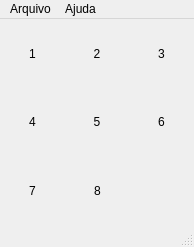
<?xml version="1.0" encoding="UTF-8"?>
<ui version="4.0">
 <class>Puzzle15</class>
 <widget class="QMainWindow" name="Puzzle15">
  <property name="geometry">
   <rect>
    <x>0</x>
    <y>0</y>
    <width>194</width>
    <height>247</height>
   </rect>
  </property>
  <property name="windowTitle">
   <string>Puzzle15</string>
  </property>
  <widget class="QWidget" name="centralWidget">
   <layout class="QVBoxLayout" name="verticalLayout">
    <property name="spacing">
     <number>0</number>
    </property>
    <property name="leftMargin">
     <number>0</number>
    </property>
    <property name="topMargin">
     <number>0</number>
    </property>
    <property name="rightMargin">
     <number>0</number>
    </property>
    <property name="bottomMargin">
     <number>0</number>
    </property>
    <item>
     <layout class="QHBoxLayout" name="line1">
      <property name="spacing">
       <number>0</number>
      </property>
      <item>
       <widget class="QPushButton" name="tile1">
        <property name="sizePolicy">
         <sizepolicy hsizetype="Expanding" vsizetype="Expanding">
          <horstretch>0</horstretch>
          <verstretch>0</verstretch>
         </sizepolicy>
        </property>
        <property name="minimumSize">
         <size>
          <width>64</width>
          <height>64</height>
         </size>
        </property>
        <property name="text">
         <string>1</string>
        </property>
        <property name="flat">
         <bool>true</bool>
        </property>
       </widget>
      </item>
      <item>
       <widget class="QPushButton" name="tile2">
        <property name="sizePolicy">
         <sizepolicy hsizetype="Expanding" vsizetype="Expanding">
          <horstretch>0</horstretch>
          <verstretch>0</verstretch>
         </sizepolicy>
        </property>
        <property name="minimumSize">
         <size>
          <width>64</width>
          <height>64</height>
         </size>
        </property>
        <property name="text">
         <string>2</string>
        </property>
        <property name="flat">
         <bool>true</bool>
        </property>
       </widget>
      </item>
      <item>
       <widget class="QPushButton" name="tile3">
        <property name="sizePolicy">
         <sizepolicy hsizetype="Expanding" vsizetype="Expanding">
          <horstretch>0</horstretch>
          <verstretch>0</verstretch>
         </sizepolicy>
        </property>
        <property name="minimumSize">
         <size>
          <width>64</width>
          <height>64</height>
         </size>
        </property>
        <property name="text">
         <string>3</string>
        </property>
        <property name="flat">
         <bool>true</bool>
        </property>
       </widget>
      </item>
     </layout>
    </item>
    <item>
     <layout class="QHBoxLayout" name="line2">
      <property name="spacing">
       <number>0</number>
      </property>
      <item>
       <widget class="QPushButton" name="tile4">
        <property name="sizePolicy">
         <sizepolicy hsizetype="Expanding" vsizetype="Expanding">
          <horstretch>0</horstretch>
          <verstretch>0</verstretch>
         </sizepolicy>
        </property>
        <property name="minimumSize">
         <size>
          <width>64</width>
          <height>64</height>
         </size>
        </property>
        <property name="text">
         <string>4</string>
        </property>
        <property name="flat">
         <bool>true</bool>
        </property>
       </widget>
      </item>
      <item>
       <widget class="QPushButton" name="tile5">
        <property name="sizePolicy">
         <sizepolicy hsizetype="Expanding" vsizetype="Expanding">
          <horstretch>0</horstretch>
          <verstretch>0</verstretch>
         </sizepolicy>
        </property>
        <property name="minimumSize">
         <size>
          <width>64</width>
          <height>64</height>
         </size>
        </property>
        <property name="text">
         <string>5</string>
        </property>
        <property name="flat">
         <bool>true</bool>
        </property>
       </widget>
      </item>
      <item>
       <widget class="QPushButton" name="tile6">
        <property name="sizePolicy">
         <sizepolicy hsizetype="Expanding" vsizetype="Expanding">
          <horstretch>0</horstretch>
          <verstretch>0</verstretch>
         </sizepolicy>
        </property>
        <property name="minimumSize">
         <size>
          <width>64</width>
          <height>64</height>
         </size>
        </property>
        <property name="text">
         <string>6</string>
        </property>
        <property name="flat">
         <bool>true</bool>
        </property>
       </widget>
      </item>
     </layout>
    </item>
    <item>
     <layout class="QHBoxLayout" name="line3">
      <property name="spacing">
       <number>0</number>
      </property>
      <item>
       <widget class="QPushButton" name="tile7">
        <property name="sizePolicy">
         <sizepolicy hsizetype="Expanding" vsizetype="Expanding">
          <horstretch>0</horstretch>
          <verstretch>0</verstretch>
         </sizepolicy>
        </property>
        <property name="minimumSize">
         <size>
          <width>64</width>
          <height>64</height>
         </size>
        </property>
        <property name="text">
         <string>7</string>
        </property>
        <property name="flat">
         <bool>true</bool>
        </property>
       </widget>
      </item>
      <item>
       <widget class="QPushButton" name="tile8">
        <property name="sizePolicy">
         <sizepolicy hsizetype="Expanding" vsizetype="Expanding">
          <horstretch>0</horstretch>
          <verstretch>0</verstretch>
         </sizepolicy>
        </property>
        <property name="minimumSize">
         <size>
          <width>64</width>
          <height>64</height>
         </size>
        </property>
        <property name="text">
         <string>8</string>
        </property>
        <property name="flat">
         <bool>true</bool>
        </property>
       </widget>
      </item>
      <item>
       <widget class="QPushButton" name="tile9">
        <property name="enabled">
         <bool>false</bool>
        </property>
        <property name="sizePolicy">
         <sizepolicy hsizetype="Expanding" vsizetype="Expanding">
          <horstretch>0</horstretch>
          <verstretch>0</verstretch>
         </sizepolicy>
        </property>
        <property name="minimumSize">
         <size>
          <width>64</width>
          <height>64</height>
         </size>
        </property>
        <property name="text">
         <string/>
        </property>
        <property name="flat">
         <bool>true</bool>
        </property>
       </widget>
      </item>
     </layout>
    </item>
   </layout>
  </widget>
  <widget class="QStatusBar" name="statusBar"/>
  <widget class="QMenuBar" name="menuBar">
   <property name="geometry">
    <rect>
     <x>0</x>
     <y>0</y>
     <width>194</width>
     <height>22</height>
    </rect>
   </property>
   <widget class="QMenu" name="menuArquivo">
    <property name="title">
     <string>Arquivo</string>
    </property>
    <addaction name="actionNovo"/>
    <addaction name="actionSair"/>
   </widget>
   <widget class="QMenu" name="menuAjuda">
    <property name="title">
     <string>Ajuda</string>
    </property>
    <addaction name="actionSobre"/>
   </widget>
   <addaction name="menuArquivo"/>
   <addaction name="menuAjuda"/>
  </widget>
  <action name="actionNovo">
   <property name="text">
    <string>Novo</string>
   </property>
  </action>
  <action name="actionSair">
   <property name="text">
    <string>Sair</string>
   </property>
  </action>
  <action name="actionSobre">
   <property name="text">
    <string>Sobre</string>
   </property>
  </action>
 </widget>
 <layoutdefault spacing="6" margin="11"/>
 <resources/>
 <connections/>
</ui>
